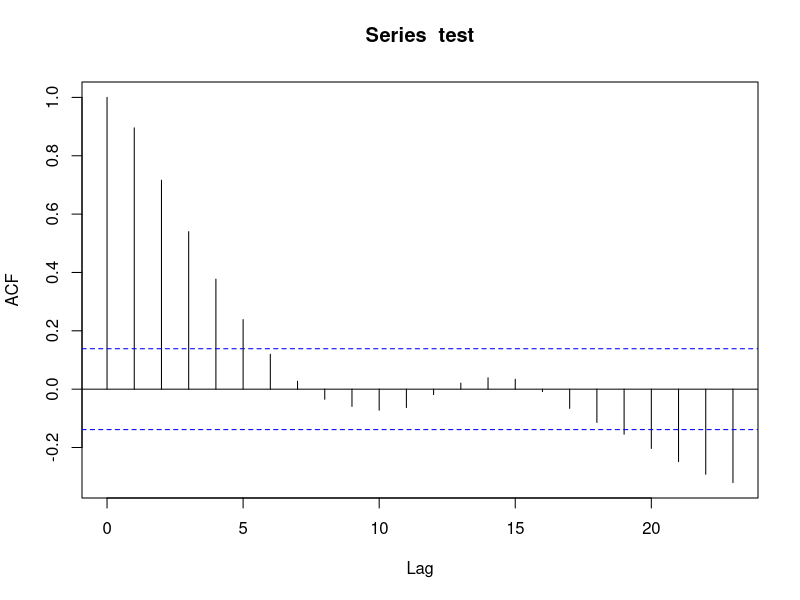
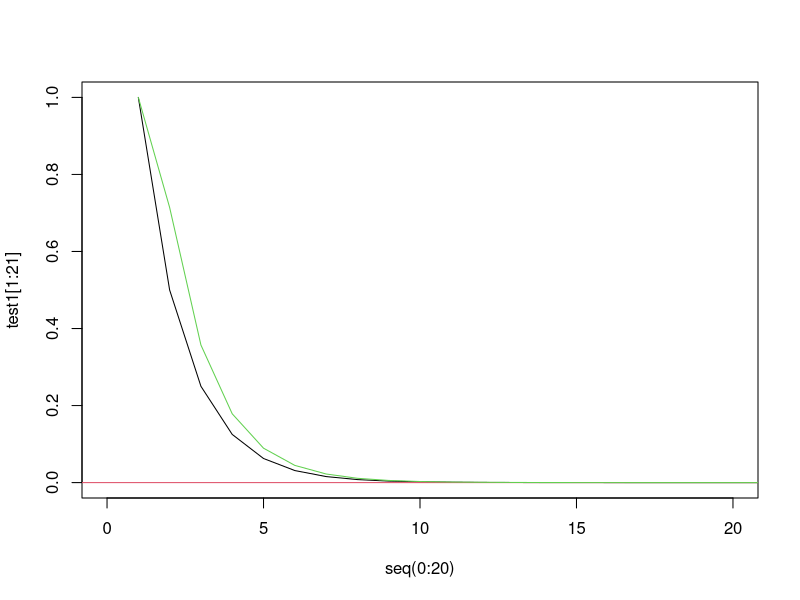

Reproduce these figures in R, in order.


Psi <- ARMAtoMA(ar=0.9, ma = 0.5, 100)
#h= 0
sigma2 = 1
gam =numeric()
gam[1] = sum(Psi^2)
#h = 1
gam[2] = sum(Psi[-100]*Psi[-1])
#h = 2
gam[3] = sum(Psi[-c(99:100)]*Psi[-c(1:2)])
rho = gam/gam[1]
rho
test = arima.sim(n =200, list(ar =0.9, ma = 0.5) )
acf(test)

ACF.ARMA = function(ar, ma, sig2, maxpsi){
  Psi <- ARMAtoMA(ar=ar, ma = ma, maxpsi)
  gam =numeric()
  for(h in 1:maxpsi){
    gam[h] = sig2*sum(Psi[1:(maxpsi-h+1)]*Psi[h:maxpsi])
  }
  rho=gam/gam[1]
  return(rho)
}

test1 <- ACF.ARMA(ar = c(0.5), ma = 0.5, sig2=1, maxpsi = 100e1)
plot(seq(0:20),test1[1:21], type = "l", xlim = c(0,20))
abline(h=0, col = 2)
lines(seq(0:20),ARMAacf(ar = c(0.5), ma = 0.5, lag.max = 20), col = 3)

